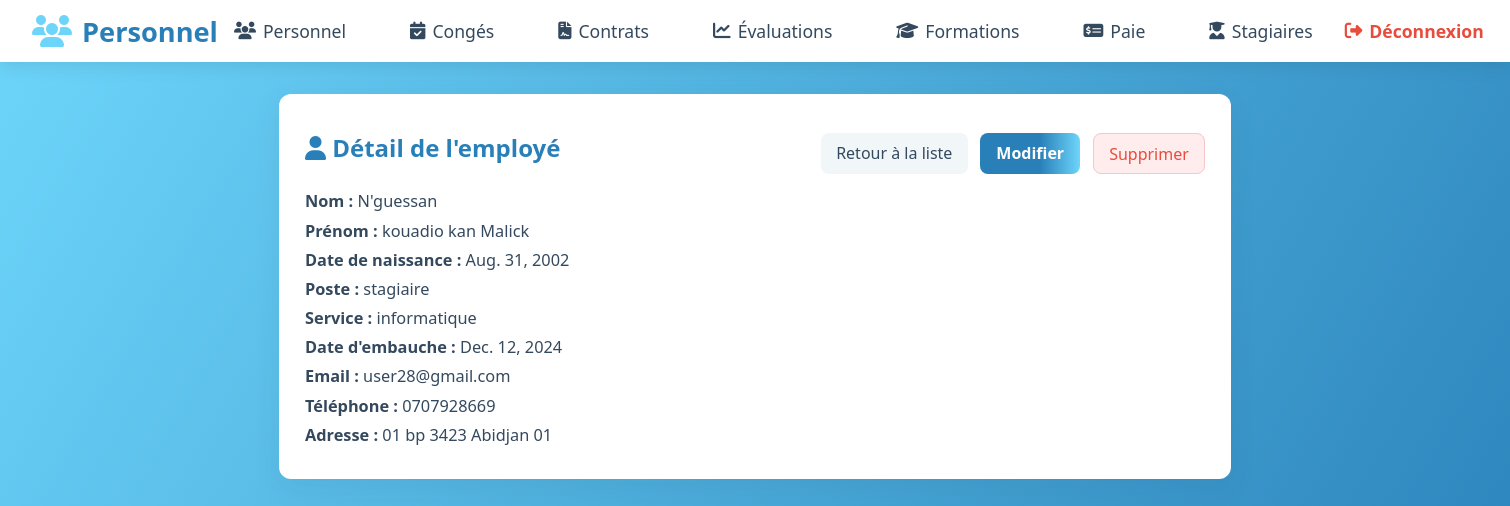
The app's page /personnel/2/ (signed in) with its own data.
### personnel/models.py (models this page shows, shortened)
class Employe(models.Model):
    user = models.OneToOneField(User, on_delete=models.CASCADE, null=True, blank=True)
    nom = models.CharField(max_length=100)
    prenom = models.CharField(max_length=100)
    date_naissance = models.DateField(null=True, blank=True)
    poste = models.CharField(max_length=100,null=True, blank=True)
    service = models.CharField(max_length=100, null=True, blank=True)
    date_embauche = models.DateField(null=True, blank=True)
    email = models.EmailField(unique=True, null=True, blank=True)
    telephone = models.CharField(max_length=20, null=True, blank=True)
    adresse = models.TextField(null=True, blank=True)

### personnel/views.py (the view)
# urls.py: path('<int:pk>/', views.detail_employe, name='detail_employe'),
@login_required
def detail_employe(request, pk):
    employe = get_object_or_404(Employe, pk=pk)
    if not request.user.groups.filter(name='DRH').exists() and employe.user != request.user:
        return redirect('liste_employes')
    return render(request, 'personnel/detail_employe.html', {'employe': employe})

### personnel/templates/personnel/detail_employe.html (shortened to what this page needs)
<!DOCTYPE html>
<html>
<head>
    {% load static %}
    <link rel="stylesheet" href="https://cdnjs.cloudflare.com/ajax/libs/font-awesome/6.4.0/css/all.min.css">
    <link rel="stylesheet" href="{% static 'accounts/dashboard_drh.css' %}">
    <link rel="stylesheet" href="{% static 'personnel/employe_forms.css' %}">
</head>
<body>
    <nav class="navbar">
        <div class="navbar-logo">
            <i class="fas fa-users"></i> Personnel
        </div>
        <div class="navbar-menu">
            <a href="/personnel/"><i class="fas fa-users"></i> Personnel</a>
            <a href="/conges/"><i class="fas fa-calendar-check"></i> Congés</a>
            <a href="/contrats/"><i class="fas fa-file-contract"></i> Contrats</a>
            <a href="/evaluations/"><i class="fas fa-chart-line"></i> Évaluations</a>
            <a href="/formations/"><i class="fas fa-graduation-cap"></i> Formations</a>
            <a href="/paie/"><i class="fas fa-money-check-alt"></i> Paie</a>
            <a href="/stagiaires/"><i class="fas fa-user-graduate"></i> Stagiaires</a>
        </div>
        <a href="{% url 'logout' %}" class="navbar-logout"><i class="fas fa-sign-out-alt"></i> Déconnexion</a>
    </nav>
    <div class="container">
        <div class="card">
            <div class="card-header">
                <h2><i class="fas fa-user"></i> Détail de l'employé</h2>
                <div class="form-actions">
                    <a href="{% url 'liste_employes' %}" class="btn-secondary">Retour à la liste</a>
                    <a href="{% url 'modifier_employe' employe.pk %}" class="btn-primary">Modifier</a>
                    <a href="{% url 'supprimer_employe' employe.pk %}" class="btn-secondary danger">Supprimer</a>
                </div>
            </div>
            <div class="field-list">
                <p><strong>Nom :</strong> {{ employe.nom }}</p>
                <p><strong>Prénom :</strong> {{ employe.prenom }}</p>
                <p><strong>Date de naissance :</strong> {{ employe.date_naissance }}</p>
                <p><strong>Poste :</strong> {{ employe.poste }}</p>
                <p><strong>Service :</strong> {{ employe.service }}</p>
                <p><strong>Date d'embauche :</strong> {{ employe.date_embauche }}</p>
                <p><strong>Email :</strong> {{ employe.email }}</p>
                <p><strong>Téléphone :</strong> {{ employe.telephone }}</p>
                <p><strong>Adresse :</strong> {{ employe.adresse }}</p>
            </div>
        </div>
    </div>
</body>
</html>

### accounts/static/accounts/dashboard_drh.css (style rules this page uses)
body { margin: 0; font-family: 'Segoe UI', Arial, sans-serif; background: linear-gradient(120deg, #6dd5fa 0%, #2980b9 100%); min-height: 100vh; }
.navbar { background: #fff; box-shadow: 0 4px 16px rgba(44, 62, 80, 0.13); display: flex; align-items: center; justify-content: space-between; padding: 0.7rem 2rem; position: sticky; top: 0; z-index: 100; }
.navbar-logo { font-size: 1.7rem; color: #2980b9; font-weight: bold; display: flex; align-items: center; gap: 10px; }
.navbar-logo i { color: #6dd5fa; font-size: 2rem; }
.navbar-menu { display: flex; gap: 2rem; }
.navbar-menu a { color: #34495e; text-decoration: none; font-size: 1.1rem; font-weight: 500; display: flex; align-items: center; gap: 7px; padding: 0.5rem 1rem; border-radius: 8px; transition: background 0.2s, color 0.2s; }
.navbar-logout { color: #e74c3c; font-weight: 600; text-decoration: none; font-size: 1.1rem; display: flex; align-items: center; gap: 7px; padding: 0.5rem 1rem; border-radius: 8px; transition: background 0.2s, color 0.2s; }

### personnel/static/personnel/employe_forms.css (style rules this page uses)
.container .card { max-width: 900px; margin: 2rem auto; background: #fff; border-radius: 12px; padding: 1.6rem; box-shadow: 0 8px 28px rgba(44,62,80,0.08); }
.card-header { display: flex; justify-content: space-between; align-items: center; gap: 1rem; margin-bottom: 1rem; }
.card-header h2 { margin: 0; color: #2980b9; }
.field-list p { margin: 0.45rem 0; font-size: 1.02rem; color: #34495e; }
.form-actions { display: flex; gap: 0.8rem; justify-content: flex-end; margin-top: 0.8rem; }
.btn-primary { background: linear-gradient(90deg,#2980b9 60%,#6dd5fa 100%); color: #fff; border: none; padding: 0.6rem 1rem; border-radius: 8px; font-weight: 700; text-decoration: none; }
.btn-secondary { background: #f1f6f9; color: #34495e; border: none; padding: 0.55rem 0.95rem; border-radius: 8px; text-decoration: none; }
.danger { background: #ffecec; color: #e74c3c; border: 1px solid #f5c6cb; }

### records on screen
Employe: nom "N'guessan", prenom "kouadio kan Malick", date_naissance "Aug. 31, 2002", poste "stagiaire", service "informatique", date_embauche "Dec. 12, 2024", email "user28@gmail.com", telephone "0707928669", adresse "01 bp 3423 Abidjan 01"
